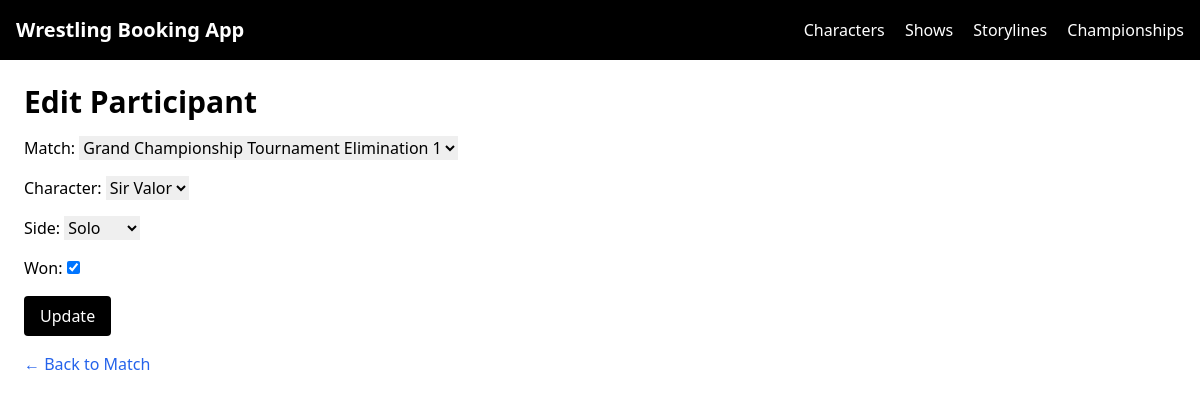
Screenshot of /shows/participants/1/edit/ with the database file from the repository.
### booking/models.py (models this page shows, shortened)
class MatchParticipant(models.Model):
    class Role(models.TextChoices):
        COMPETITOR = "COMPETITOR", "Competitor"
        MANAGER = "MANAGER", "Manager"
        REFEREE = "REFEREE", "Referee"
        INTERFERENCE = "INTERFERENCE", "Interference"
    class Side(models.TextChoices):
        TEAM_A = "TEAM_A", "Team A"
        TEAM_B = "TEAM_B", "Team B"
        SOLO = "SOLO", "Solo"
    match = models.ForeignKey(
        Match, on_delete=models.CASCADE, related_name="participants"
    )
    character = models.ForeignKey(
        Character, null=True, blank=True, on_delete=models.CASCADE
    )
    group = models.ForeignKey(
        Group, null=True, blank=True, on_delete=models.CASCADE
    )
    role = models.CharField(max_length=20, choices=Role.choices)
    side = models.CharField(
        max_length=10,
        choices=Side.choices,
        default=Side.SOLO
    )
    won = models.BooleanField(default=False)

### booking/views.py (the view, shortened to what this page needs)
class MatchParticipantUpdateView(UpdateView):
    model = MatchParticipant
    template_name = "booking/matchparticipant_form.html"
    fields = ["match", "character", "side", "won"]

### booking/models.py (called while the page is built)
    def __str__(self):
        return self.title

### core/models.py (called while the page is built)
    def __str__(self):
        return self.ring_name

### booking/templates/booking/matchparticipant_form.html (shortened to what this page needs)
{% extends "base.html" %}
{% block content %}
<h1 class="text-3xl font-bold mb-4">
    {% if view.object %}Edit Participant{% else %}Add Participant{% endif %}
</h1>
<form method="post" class="space-y-4">
    {{ form.as_p }}
    <button type="submit" class="bg-black text-white px-4 py-2 rounded">
        {% if view.object %}Update{% else %}Add{% endif %}
    </button>
</form>
<a href="{% url 'match-detail' match.id %}" class="text-blue-600 mt-4 inline-block">
    ← Back to Match
</a>
{% endblock %}

### rows the page displays
MatchParticipant: match "Grand Championship Tournament Elimination 1", character "Sir Valor", side "Solo", won "☑"
